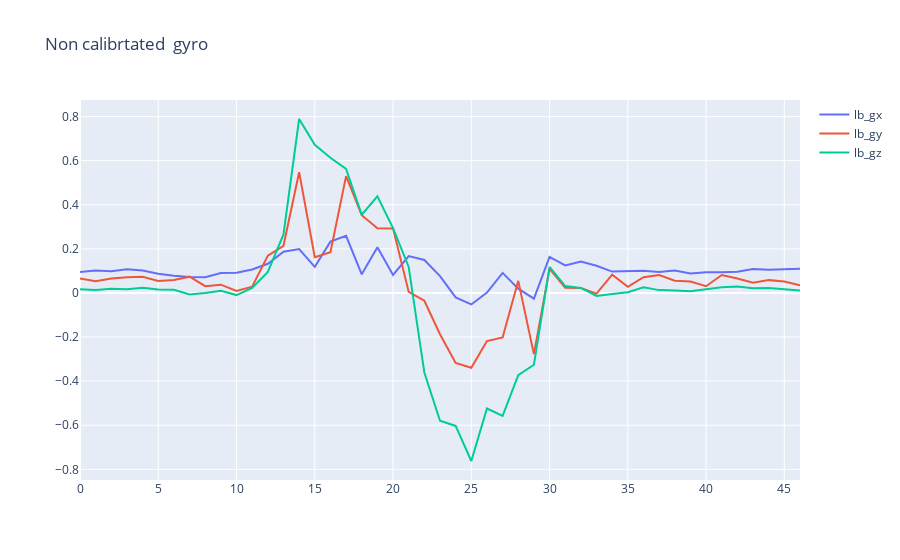
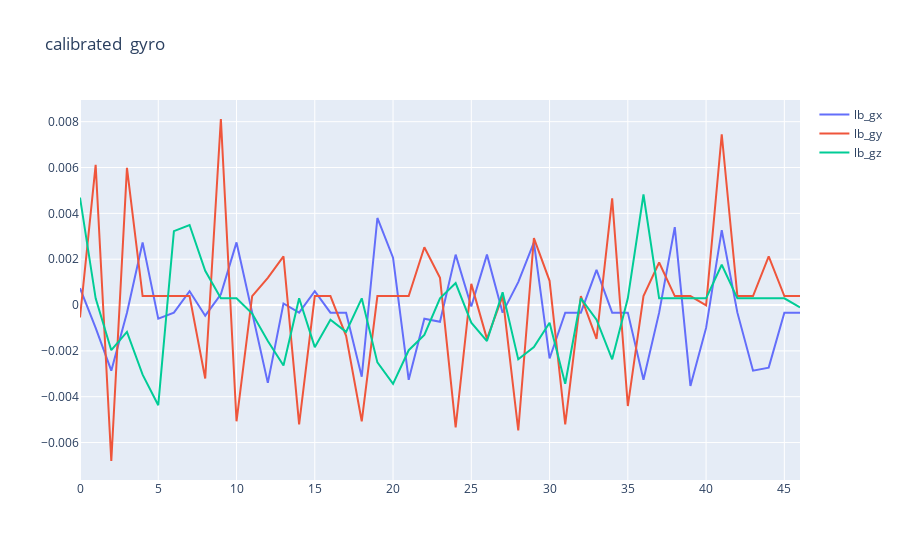

Write notebook code for charts like these, in order.
### Markdown cell above
# Calibration data

### Code cell
# df_1 = pd.read_csv('dataset/7_Danya5.csv',sep = ' ',header = None)
# df_1.columns = ["s1","bt_ax","bt_ay","bt_az","bt_gx","bt_gy","bt_gz",
#              "s2","bb_ax","bb_ay","bb_az","bb_gx","bb_gy","bb_gz",
#              "s3","lt_ax","lt_ay","lt_az","lt_gx","lt_gy","lt_gz",
#              "s4","lb_ax","lb_ay","lb_az","lb_gx","lb_gy","lb_gz",
#             "s5","rt_ax","rt_ay","rt_az","rt_gx","rt_gy","rt_gz",
#              "s6","rb_ax","rb_ay","rb_az","rb_gx","rb_gy","rb_gz",
#              ]
# df


df_1 = read_csv_file('dataset/__Vadim1.csv')

def all_calibrate(calibration_set,dataset):
    
    bt_1,bb_1,lt_1,lb_1,rt_1,rb_1=parse_to_sensors(dataset) 
    
    rb_outl,rt_outl,lb_outl,lt_outl,bb_outl,bt_outl =  find_outliers(calibration_set)
    
    calibrated_rb = calibration(rb_outl,rb_1)
    calibrated_rt = calibration(rt_outl,rt_1)
    calibrated_lb = calibration(lb_outl,lb_1)
    calibrated_lt = calibration(lt_outl,lt_1)
    calibrated_bb = calibration(bb_outl,bb_1)
    calibrated_bt = calibration(bt_outl,bt_1)
#    dataframe = pd.concat([calibrated_bt,calibrated_bb,calibrated_lt,calibrated_lb,calibrated_rt,calibrated_rb],axis = 1)
    show_plot(lb_1,'Non calibrtated ',False)
    show_plot(calibrated_lb,'calibrated ',False)
    return calibrated_lb
    


calibrated_lb = all_calibrate(df,df_1)

# def all_calibrated(df):
  
# #первый фрейм калибровочный файл
# calibrated_lb = calibration(lt_outl,lt_1)
# #calibrated_lb = lb_1
